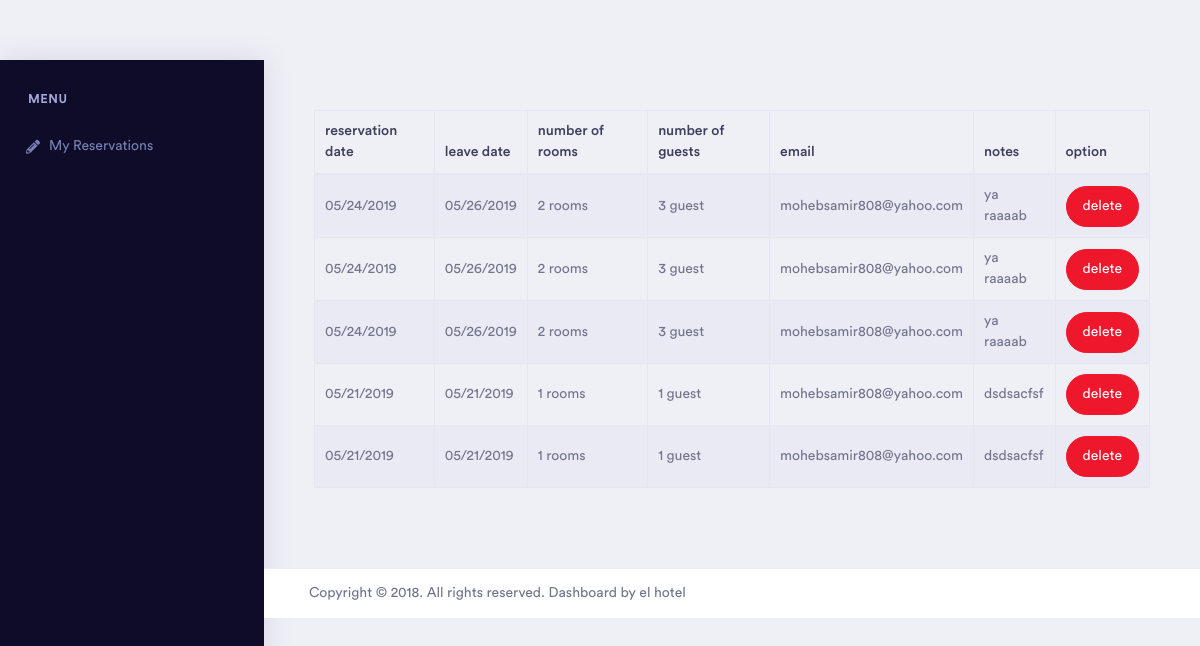
/stuff/main.php?do=Reservations, run on the app's committed database.
### tables this page shows
CREATE TABLE `reservation` (
  `id` int(11) NOT NULL,
  `res_date` varchar(11) NOT NULL,
  `leave_date` varchar(11) NOT NULL,
  `room` varchar(7) NOT NULL,
  `guest` varchar(9) NOT NULL,
  `email` varchar(30) NOT NULL,
  `note` text NOT NULL
);

### stuff/includes/Reservations.php (the view)
<?php
include 'connect.php';
?>
<div class="card-body">
                          <div class="table-responsive">
                              <table id="example" class="table table-striped table-bordered second" style="width:100%">
                                  <thead>
                                      <tr>
                                          <th>reservation date</th>
                                          <th>leave date</th>
                                          <th>number of rooms</th>
                                          <th>number of guests</th>
                                          <th>email</th>
                                          <th>notes</th>
                                          <th>option</th>
                                      </tr>
                                  </thead>
                                  <tbody>
                                      <?php $select= "SELECT * from reservation";
$result = $conn->query($select);
while($row = mysqli_fetch_assoc($result)){
?>
                                      <tr>
                                          <td><?php echo $row["res_date"]; ?></td>
                                          <td><?php echo $row["leave_date"]; ?></td>
                                          <td><?php echo $row["room"]; ?></td>
                                          <td><?php echo $row["guest"]; ?></td>
                                          <td><?php echo $row["email"]; ?></td>
                                          <td><?php echo $row["note"]; ?></td>
                                          <td> <a class="btn btn-rounded btn-danger"
                                           href="delete.php?id=<?php echo $row["id"]; ?> ">delete</a></td>
                                      <?php } ?>
                                      </tr>
                                  </tbody>
                                  </table>
                              </div>
          </div>

### stuff/main.php (shortened to what this page needs)
<!doctype html>
<html lang="en">
<head>
    <link rel="stylesheet" href="assets/vendor/bootstrap/css/bootstrap.min.css">
    <link href="assets/vendor/fonts/circular-std/style.css" rel="stylesheet">
    <link rel="stylesheet" href="assets/libs/css/style.css">
    <link rel="stylesheet" href="assets/vendor/fonts/fontawesome/css/fontawesome-all.css">
    <link rel="stylesheet" href="assets/vendor/charts/chartist-bundle/chartist.css">
    <link rel="stylesheet" href="assets/vendor/charts/morris-bundle/morris.css">
    <link rel="stylesheet" href="assets/vendor/fonts/material-design-iconic-font/css/materialdesignicons.min.css">
    <link rel="stylesheet" href="assets/vendor/charts/c3charts/c3.css">
    <link rel="stylesheet" href="assets/vendor/fonts/flag-icon-css/flag-icon.min.css">
</head>
<body>
    <div class="dashboard-main-wrapper">
        <div class="nav-left-sidebar sidebar-dark">
            <div class="menu-list">
                <nav class="navbar navbar-expand-lg navbar-light">
                    <div class="collapse navbar-collapse" id="navbarNav">
                        <ul class="navbar-nav flex-column">
                            <li class="nav-divider">
                                Menu
                            </li>
                           <a class="nav-link" href="?do=Reservations"  aria-expanded="false" data-target="#submenu-2" aria-controls="submenu-2"><i class="fas fa-pencil-alt"></i>My Reservations</a>
                        </ul>
                    </div>
                </nav>
            </div>
        </div>
        <div class="dashboard-wrapper">
            <div class="dashboard-ecommerce">
                <div class="container-fluid dashboard-content ">
                    <div class="row">
                        <div class="col-xl-12 col-lg-12 col-md-12 col-sm-12 col-12">
                          <?php
                             if ($_GET['do']) {
                                 include 'includes/Reservations.php';
                             }else{
                                echo "<h1>welcome to hotel admin panel</h1>";
                             };
                          ?>
                        </div>
                    </div>
            </div>
            <?php
             include 'includes/footer.php'
            ?>

### stuff/includes/footer.php (shortened to what this page needs)
<div class="footer">
                <div class="container-fluid">
                    <div class="row">
                        <div class="col-xl-6 col-lg-6 col-md-6 col-sm-12 col-12">
                             Copyright © 2018. All rights reserved. Dashboard by el hotel
                        </div>
                        <div class="col-xl-6 col-lg-6 col-md-6 col-sm-12 col-12">
                        </div>
                    </div>
                </div>
            </div>
        </div>
    </div>
</body>
</html>

### data on the page
reservation: res_date "05/24/2019", leave_date "05/26/2019", room "2 rooms", guest "3 guest", email "mohebsamir808@yahoo.com", note "ya raaaab"
reservation: res_date "05/24/2019", leave_date "05/26/2019", room "2 rooms", guest "3 guest", email "mohebsamir808@yahoo.com", note "ya raaaab"
reservation: res_date "05/24/2019", leave_date "05/26/2019", room "2 rooms", guest "3 guest", email "mohebsamir808@yahoo.com", note "ya raaaab"
reservation: res_date "05/21/2019", leave_date "05/21/2019", room "1 rooms", guest "1 guest", email "mohebsamir808@yahoo.com", note "dsdsacfsf"
reservation: res_date "05/21/2019", leave_date "05/21/2019", room "1 rooms", guest "1 guest", email "mohebsamir808@yahoo.com", note "dsdsacfsf"
